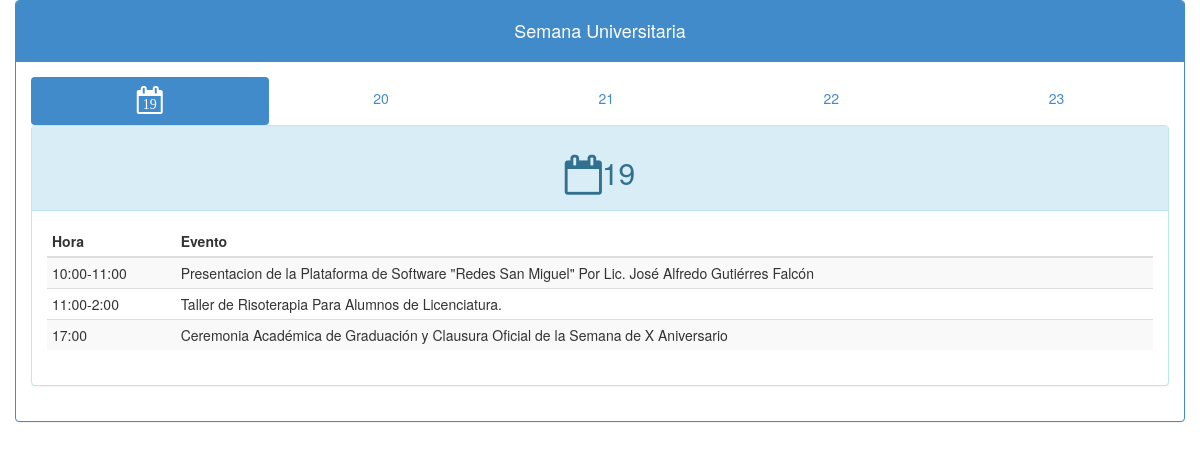
Screenshot of /dist/index.php?day=23 with the database file from the repository.
### tables this page shows
CREATE TABLE IF NOT EXISTS `programa` (
  `id` int(4) NOT NULL AUTO_INCREMENT,
  `fecha` date NOT NULL,
  `hora` varchar(32) NOT NULL,
  `evento` varchar(128) NOT NULL,
  `ponente` varchar(64) NOT NULL,
  `lugar` varchar(32) NOT NULL,
  `imagen` varchar(32) NOT NULL,
  PRIMARY KEY (`id`)
);

### dist/php/class.php (called while the page is built, shortened)
<?php
class connection
{
	var $host='localhost';
	var $userName='root';
	var $password='';
	protected $database='semanauniversitaria';
	protected $connection='';
	function serverConnection(){
		$this->connection = mysql_connect($this->host,$this->userName,$this->password);
		return $this->connection;
	}
	function databaseConnection(){
		$db=mysql_select_db($this->database,$this->connection);
	}
}
class event{
	function query($query){
		$connection=new connection;
		return mysql_query($query);
	}
}
?>

### dist/index.php (the view, shortened to what this page needs)
<?php
include "/php/class.php";
$evento=new event;
$day=$_GET['day'];
$consulta=$evento->query('select hora,evento,ponente from programa where fecha="2014-05-'.$day.'" order by id asc');
?>
<!DOCTYPE html>
<html lang="">
  <head>
    <link href="css/app.min.css" rel="stylesheet" media="screen">
  </head>
  <body>
    <div class="container">
      <div class="row">
      <div class="panel panel-primary">
        <div class="panel-heading"><h4 class="text-center">Semana Universitaria</h4></div>
        <div class="panel-body" id="<?php echo $day; ?>">
        <ul class="nav nav-justified nav-pills">
          <li class="active"><a href="#">
            <span class="fa-stack">
              <i class="fa fa-calendar-o fa-stack-2x"></i>
              <span class="fa fa-stack-1x">19</span>
            </span>
          </a></li>
          <li><a href="index.php?day=20">20</a></li>
          <li><a href="index.php?day=21">21</a></li>
          <li><a href="index.php?day=22">22</a></li>
          <li><a href="index.php?day=23">23</a></li>
        </ul>
        <div class="panel panel-info">
          <div class="panel-heading"><h2 class="text-center"><i class="fa fa-calendar-o fa-lg"></i>19</h2></div>
          <div class="panel-body">
            <table class="table table-condensed table-striped">
              <thead>
                <tr>
                  <th>Hora</th>
                  <th>Evento</th>
                </tr>
              </thead>
              <tbody>
                <?php
                while($fila=mysql_fetch_array($consulta)){
                  echo '<tr><td>'.$fila['hora'].'</td>';
                  echo '<td>'.$fila['evento']. ' '. $fila['ponente'] .'</td></tr>';
                }
                ?>
              </tbody>
            </table>
          </div>
        </div>
      </div>
      </div>
    </div>
    </div>
  </body>
</html>

### rows the page displays
programa: hora "10:00-11:00", evento "Presentacion de la Plataforma de Software \"Redes San Miguel\"", ponente "Por Lic. José Alfredo Gutiérres Falcón"
programa: hora "11:00-2:00", evento "Taller de Risoterapia", ponente "Para Alumnos de Licenciatura."
programa: hora "17:00", evento "Ceremonia Académica de Graduación y Clausura Oficial de la Semana de X Aniversario"
